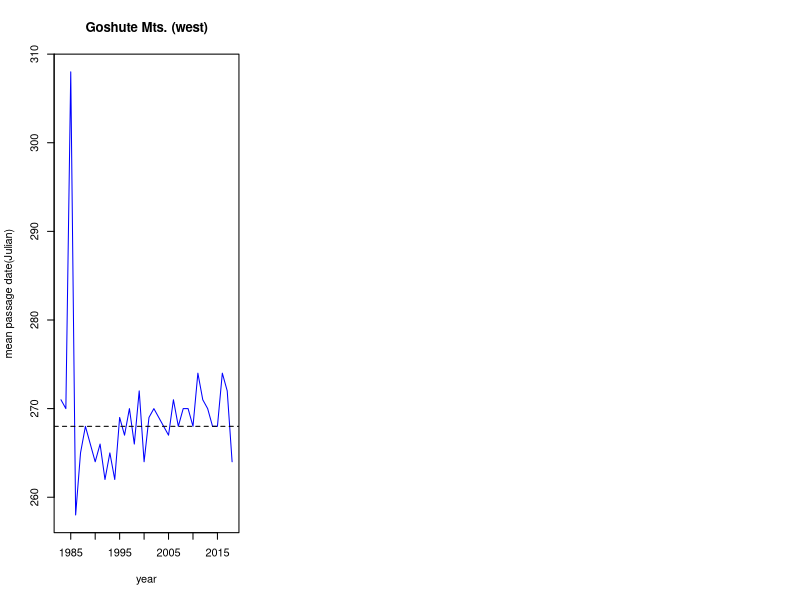

R code for this plot: (Note: this script raises an error after producing the figure.)
require(dplyr)
require(lubridate)
require(tidyr)
require(vegan)

#per species
#GOSHUTES####
GosMts=read.csv("GosMts.csv")

#gos=GosMts%>%select(-TOTAL)%>%
#  pivot_longer(cols=3:27, names_to = "Species", values_to="Count")%>%
#  mutate(year=year(Date), month=month(Date), date=day(Date))%>%
#  filter(!is.na(Count))

GosMts[, 3:27][is.na(GosMts[, 3:27])] <- 0

#DAILY TOTALS
gostot=GosMts%>%select(-TOTAL)%>%
  mutate(yr_tot=rowSums(.[3:27], na.rm=T), year=year(Date), month=month(Date), date=day(Date))%>%
    filter(!year>2018)
gostot$Julian=as.POSIXlt(gostot$Date)$yday 

#GET MPD
#gosmpd=GosMts%>%select(-TOTAL)%>%
#  mutate(yr_tot=rowSums(.[3:27], na.rm=T), year=year(Date), month=month(Date), date=day(Date))%>% #get annual totals across all spp.
#  select(Date,year, month, date, Obs, yr_tot) #get only necessary columns

gos=gostot%>%group_by(year)%>%mutate(cum_tot=cumsum(yr_tot), #get cumulative sum for each year
                                     cum_pt=cum_tot/sum(yr_tot),#calculate % of daily count/annual count
                                     MPD=if_else(cum_pt>=0.5,"1", "0"))%>% #flag rows with cumulative % >50%
            group_by(year)%>%filter(MPD==1)%>%slice_head(n=1)  #select rows where cum_pt is >50%

#community metrics####
GosMts[, 3:27][is.na(GosMts[, 3:27])] <- 0
gsw=gostot%>%select( -Obs)%>%filter(!(year<1983))

gsw=gsw%>%mutate(sd=diversity(gsw[2:26], index="shannon"), sr=specnumber(gsw[2:26]))

#find date when SD nd SR were highest

g1=gsw%>%group_by(year)%>%filter(sd==max(sd))
g2=gsw%>%group_by(year)%>%filter(sr==max(sr))
g3=gsw%>%group_by(year)%>%filter(yr_tot==max(yr_tot))

#Hawk Ridge###
HawRd=read.csv("HawkRid.csv")
HawRd[, 3:24][is.na(HawRd[, 3:24])] <- 0

hrtot=HawRd%>%select(-TOTAL)%>%
  mutate(yr_tot=rowSums(.[3:24], na.rm=T), year=year(Date), month=month(Date), date=day(Date))%>%
  filter(!year>2018) #get annual totals across all spp.

hrtot$Julian=as.POSIXlt(hrtot$Date)$yday 

hr=hrtot%>%select(Date,year, month, date,  yr_tot)%>%group_by(year)%>%mutate(cum_tot=cumsum(yr_tot), #get cumulative sum for each year
                                     cum_pt=cum_tot/sum(yr_tot),#calculate % of daily count/annual count
                                     MPD=if_else(cum_pt>=0.5,"1", "0"))%>% #flag rows with cumulative % >50%
  group_by(year)%>%filter(MPD==1)%>%slice_head(n=1)  #select rows where cum_pt is >50%

#community metrics####
HawRd[, 3:24][is.na(HawRd[, 3:24])] <- 0
hsw=hrtot%>%select( -ObsHrs)%>%filter(!(year<1983))

hsw=hsw%>%mutate(sd=diversity(hsw[3:24], index="shannon"), sr=specnumber(hsw[3:24]))

#Hawk Mt####

hms=read.csv("HMSDay.csv")
#combine baea and goea data
hms=hms%>%
  mutate(BAEA=rowSums(.[9:11]), GOEA=rowSums(.[21:23]))%>%
  select(-OBSERVERS, -GOEA.I, -GOEA.A, -GOEA.U, -BAEA.I, -BAEA.U, -BAEA.A, -RAPTORS)

hmstot=hms%>%
  mutate(yr_tot=rowSums(.[6:30], na.rm=T), date=make_date(YR, MO, DAY))%>%
  select(date, DAY, MO, YR, HRS, yr_tot)

hmstot$Julian=as.POSIXlt(hmstot$date)$yday 

hm=hmstot%>%group_by(YR)%>%mutate(cum_tot=cumsum(yr_tot), #get cumulative sum for each year
                                   cum_pt=cum_tot/sum(yr_tot),#calculate % of daily count/annual count
                                   MPD=if_else(cum_pt>=0.5,"1", "0"))%>% #flag rows with cumulative % >50%
  group_by(YR)%>%filter(MPD==1, !(YR<1983))%>%slice_head(n=1)  #select rows where cum_pt is >50%

hm$Julian=as.POSIXlt(hm$date)$yday 
hm=hm%>%mutate(date=make_date(YR, MO, DAY))

#plot####
par(mfrow=c(1,3))

plot(gos$Julian~gos$year, type="l", col="blue", ylab="mean passage date(Julian)", xlab="year", main="Goshute Mts. (west)")
median(gos$Julian)
abline(h=268, lty=2)

plot(hr$Julian~hr$year, type="l", col="blue", ylab="mean passage date(Julian)", xlab="year", main="Hawk Ridge (central)")
median(hr$Julian)
abline(h=261, lty=2)

#community metrics####
dsw=hms%>%select( -OBS,-HRS)%>%filter(!(YR<1983))

dsw[, 4:28][is.na(dsw[, 4:28])] <- 0

dsw=dsw%>%mutate(sd=diversity(dsw[1:25], index="shannon"), sr=specnumber(dsw[1:25]), 
                 date=make_date(YR, MO, DAY), total=rowSums(.[4:28]))

dsw$Julian=as.POSIXlt(dsw$date)$yday 

#find date when SD nd SR were highest

f1=dsw%>%group_by(YR)%>%filter(sd==max(sd))
f2=dsw%>%group_by(YR)%>%filter(sr==max(sr))
f3=dsw%>%group_by(YR)%>%filter(total==max(total))

h1=hsw%>%group_by(year)%>%filter(sd==max(sd))
h2=hsw%>%group_by(year)%>%filter(sr==max(sr))
h3=hsw%>%group_by(year)%>%filter(yr_tot==max(yr_tot))

#PLOTS####
par(mfrow=c(3,1))
#target dates
#SR
plot(f2$Julian~f2$YR, type="l", col="blue", main="Hawk Mt(east)", ylab="Julian date", xlab="year")
median(f2$Julian)
abline(h=283, lty=2, col="blue")

#SD
lines(f1$Julian~f1$YR, type="l", col="red")
median(f1$Julian)
abline(h=265, lty=2, col="red")

#daily highest
lines(f3$Julian~f3$YR, type="l", col="black")
median(f3$Julian)
abline(h=260, lty=2, col="black")

#target dates
#SR

plot(h2$Julian~h2$year, type="l", col="blue", main="Hawk Ridge(central)", ylab="Julian date", xlab="year", ylim=c(230,305))
median(h2$Julian)
abline(h=269, lty=2, col="blue")

#SD
lines(h1$Julian~h1$year, type="l", col="red")
median(h1$Julian)
abline(h=240, lty=2, col="red")

#daily highest
lines(h3$Julian~h3$year, type="l", col="black")
median(h3$Julian)
abline(h=257, lty=2, col="black")

#Goshutes
plot(g2$Julian~g2$year, type="l", col="blue", main="Goshute Mts(west)", ylab="Julian date", xlab="year", ylim=c(230,320))
median(g2$Julian)
abline(h=264, lty=2, col="blue")

#SD
lines(g1$Julian~g1$year, type="l", col="red")
median(g1$Julian)
abline(h=254, lty=2, col="red")

#daily highest
lines(g3$Julian~g3$year, type="l", col="black")
median(g3$Julian)
abline(h=268, lty=2, col="black")

legend( x= "topright",inset=0,legend=c("Species Richness", "Species Diversity", "Highest Daily Count"),
       col=c("red", "blue", "black"), lty=1, cex=0.8, xpd=F)



